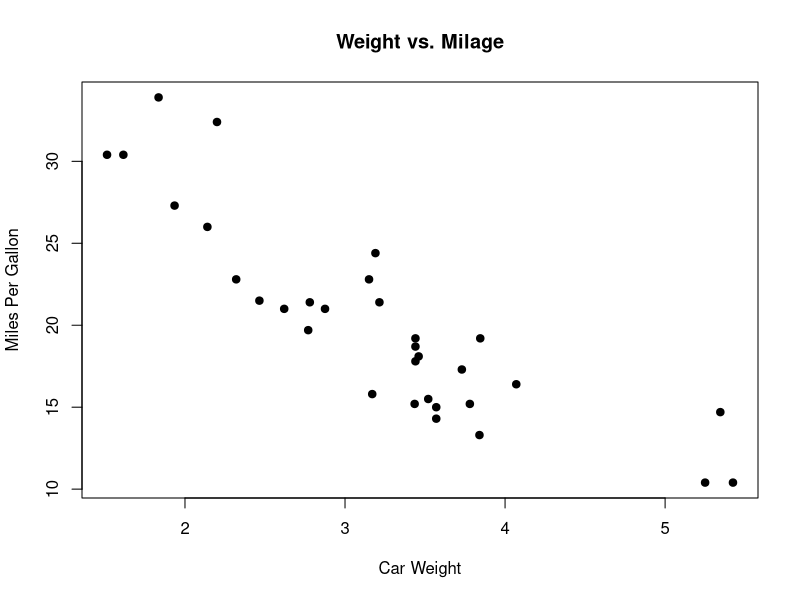

Reproduce this figure in R.
# 1. Perform the following tasks:
# (a) Import mtcars dataset.
library(datasets)
print(head(mtcars))

# (b) Visualize your data using scatter plots
plot(mtcars$wt, mtcars$mpg,  xlab="Car Weight",
     ylab="Miles Per Gallon", main="Weight vs. Milage", pch=19)
     
# (c) Compute the Correlation between mpg and wt variables.
correlation<-cor(mtcars$mpg, mtcars$wt)
print(sprintf("Correlation between mpg and wt variables: %f", correlation))